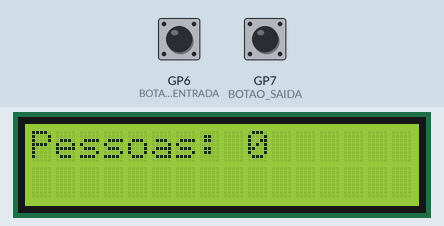
This sketch was run on a simulated Raspberry Pi Pico W. On the bench: 16×2 character LCD. The inputs (shaded band) are chosen by the test bench; at power-on: GP6 (BOTAO_ENTRADA) HIGH, GP7 (BOTAO_SAIDA) HIGH.

Above: at 1.3 s.
1.4 s: GP6 (BOTAO_ENTRADA) pulled LOW for 3.2 s
At 4.9 s:
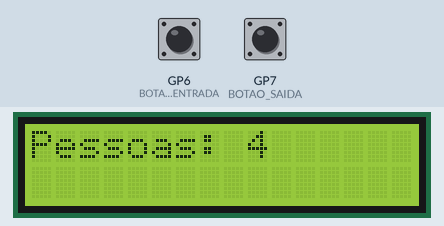
6.1 s: GP6 (BOTAO_ENTRADA) pulled LOW for 0.65 s
At 7.3 s:
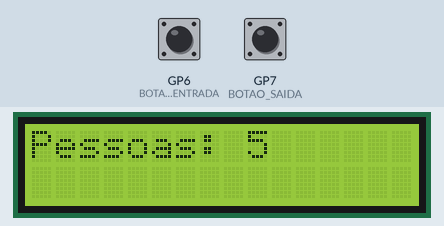
Timing chart, 0 to 9.1 s (numbered marks = the images above; inputs shaded):
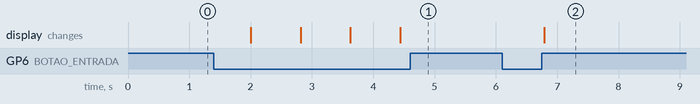

Measured:
- after the input at 1.4 s, the display: first changes after 0.60 s (image 1 shows a later state)
- after the input at 6.1 s, the display: changes after 0.69 s (image 2)

The sketch:

sketch.ino
```cpp
#include <Wire.h>
#include <LiquidCrystal_I2C.h>

// Define o LCD com o endereço I2C (0x27) e tamanho 16x2
LiquidCrystal_I2C lcd(0x27, 16, 2);

#define BOTAO_ENTRADA 6 // Pino do botão de entrada
#define BOTAO_SAIDA 7   // Pino do botão de saída

int pessoasDentro = 0; // Contador de pessoas dentro

void setup() {
  // Configura os pinos SDA e SCL para o LCD
  Wire.setSDA(16); // GP16
  Wire.setSCL(17); // GP17
  Wire.begin();

  // Inicializa o LCD
  lcd.init();
  lcd.backlight(); // Liga a luz de fundo do LCD
  lcd.begin(16, 2); // Configura o LCD para 16 colunas e 2 linhas
  lcd.print("Sistema de Fluxo");
  lcd.setCursor(0, 1);
  lcd.print("de Pessoas");

  // Configura os pinos de entrada dos botões
  pinMode(BOTAO_ENTRADA, INPUT_PULLUP);  // Botão de entrada
  pinMode(BOTAO_SAIDA, INPUT_PULLUP);    // Botão de saída
}

void loop() {
  // Lê os botões
  bool botaoEntrada = digitalRead(BOTAO_ENTRADA) == LOW;  // Botão de entrada
  bool botaoSaida = digitalRead(BOTAO_SAIDA) == LOW;      // Botão de saída

  // Se o botão de entrada for pressionado, aumenta o contador
  if (botaoEntrada) {
    pessoasDentro++;
    delay(300); // Anti-rebote
  }

  // Se o botão de saída for pressionado, diminui o contador
  if (botaoSaida && pessoasDentro > 0) {
    pessoasDentro--;
    delay(300); // Anti-rebote
  }

  // Exibe o número de pessoas no LCD
  lcd.clear();
  lcd.setCursor(0, 0);
  lcd.print("Pessoas: ");
  lcd.print(pessoasDentro);
  delay(500);  // Atualiza a cada meio segundo
}
```
